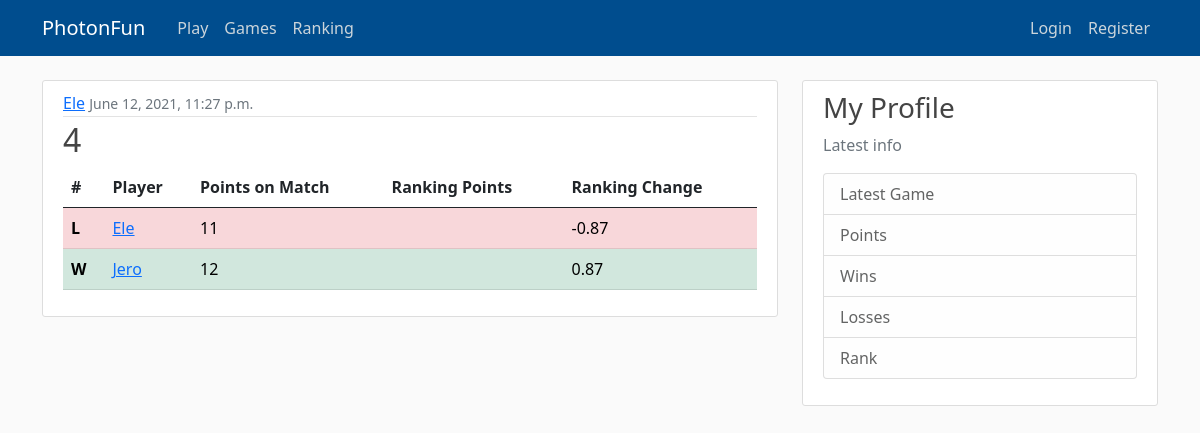
The page /match/4 on the database its author committed.
### scorekeeper/models.py (models this page shows, shortened)
class Match(models.Model):
    referee = models.ForeignKey(User, related_name="referee", on_delete=models.DO_NOTHING)
    match_datetime = models.DateTimeField(default=timezone.now)
    player_a = models.ForeignKey(User, related_name="first_player", on_delete=models.DO_NOTHING)
    player_b = models.ForeignKey(User, related_name="second_player", on_delete=models.DO_NOTHING)
    points_a = models.IntegerField(blank=True, null=True)
    points_b = models.IntegerField(blank=True, null=True)
    OUTCOMES = (
        ('W', 'Win'),
        ('L', 'Lose'),
    )
    outcome_a = models.CharField(max_length=2, choices=OUTCOMES)
    outcome_b = models.CharField(max_length=2, choices=OUTCOMES)
    player_a_increment = models.DecimalField(default=0,
                                             blank=True,
                                             max_digits=5,
                                             decimal_places=2)
    player_b_increment = models.DecimalField(default=0,
                                             blank=True,
                                             max_digits=5,
                                             decimal_places=2)
    class Meta:
        ordering = ['match_datetime']

### scorekeeper/views.py (the view)
# urls.py: path('match/<int:pk>', MatchDetailView.as_view(), name='match-detail'),
class MatchDetailView(DetailView):
    model = Match

### scorekeeper/templates/scorekeeper/match_detail.html (shortened to what this page needs)
{% extends 'scorekeeper/base.html' %}
{% block content %}
    <article class="media content-section">
      <div class="media-body">
        <div class="article-metadata">
          <a class="mr-2" href="{% url 'player-matches' match.referee.username %}">{{match.referee}}</a>
          <small class="text-muted">{{object.match_datetime}}</small>
        </div>
        <h2 class="article-title" >{{ object.id}}</h2>
          <table class="table">
                  <thead>
                    <tr>
                      <th scope="col">#</th>
                      <th scope="col">Player</th>
                      <th scope="col">Points on Match</th>
                      <th scope="col">Ranking Points</th>
                      <th scope="col">Ranking Change</th>
                    </tr>
                  </thead>
                  <tbody>
                    {% if object.outcome_a == 'W' %}
                    <tr class="table-success">
                    {% else %}
                    <tr class="table-danger">
                    {% endif %}
                      <th scope="row">{{object.outcome_a}}</th>
                      <td><a class="mr-2" href="{% url 'player-matches' match.player_a.username %}">{{object.player_a}}</a></td>
                      <td>{{ object.points_a }}</td>
                      <td>{{ object.player_a.profile.single_points }}</td>
                      <td>{{ object.player_a_increment }}</td>
                    </tr>
                    {% if object.outcome_b == 'W' %}
                    <tr class="table-success">
                    {% else %}
                    <tr class="table-danger">
                    {% endif %}
                      <th scope="row">{{object.outcome_b}}</th>
                      <td><a class="mr-2" href="{% url 'player-matches' match.player_b.username %}">{{object.player_b}}</a></td>
                      <td>{{object.points_b}}</td>
                      <td>{{object.player_b.profile.single_points}}</td>
                      <td>{{object.player_b_increment}}</td>
                    </tr>
                  </tbody>
                </table>
      </div>
    </article>
{% endblock content %}

### scorekeeper/static/scorekeeper/main.css (style rules this page uses)
body { background: #fafafa; color: #333333; margin-top: 5rem; }
h1, h2, h3, h4, h5, h6 { color: #444444; }
.content-section { background: #ffffff; padding: 10px 20px; border: 1px solid #dddddd; border-radius: 3px; margin-bottom: 20px; }
.article-title { color: #444444; }
.article-metadata { padding-bottom: 1px; margin-bottom: 4px; border-bottom: 1px solid #e3e3e3 }

### rows shown on the page
Match: referee "Ele", match_datetime "June 12, 2021, 11:27 p.m.", id "4", outcome_a "L", player_a "Ele", points_a "11", player_a_increment "-0.87", outcome_b "W", player_b "Jero", points_b "12", player_b_increment "0.87"
